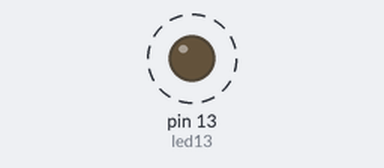
The sketch below on a simulated Arduino Uno, built with avr-gcc and run on an emulated ATmega328P. Parts: output pins drawn as LEDs (lit = HIGH). Dashed ring = blinking. What the sketch prints to the serial monitor is not drawn.

Above: at 0.15 s.
Timing chart, 0 to 3.0 s (numbered marks = the images above):
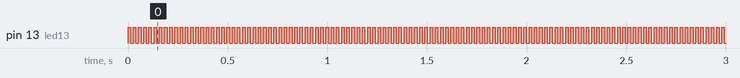

Measured:
- by itself, pin 13 (led13): alternates HIGH for 0.01 s and LOW for 0.01 s

The sketch:

exo1.ino
```cpp
int led13 = 13;

void setup() {
  pinMode(led13, OUTPUT);
  Serial.begin(9600);
}

void loop() {
  digitalWrite(led13, HIGH);
  delay(13);
  digitalWrite(led13, LOW);
  delay(13);
  Serial.println("Hello Debug");
}
```
